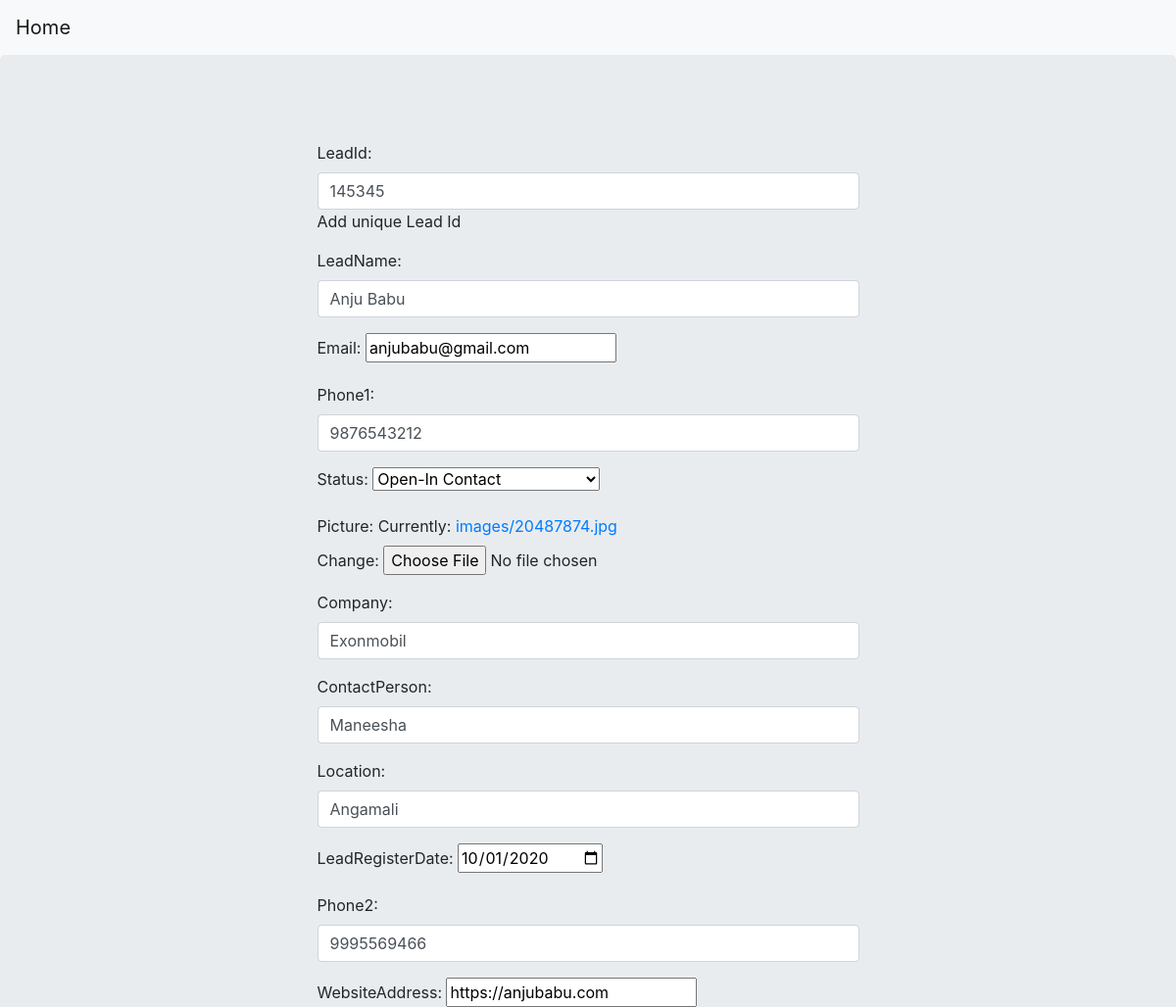
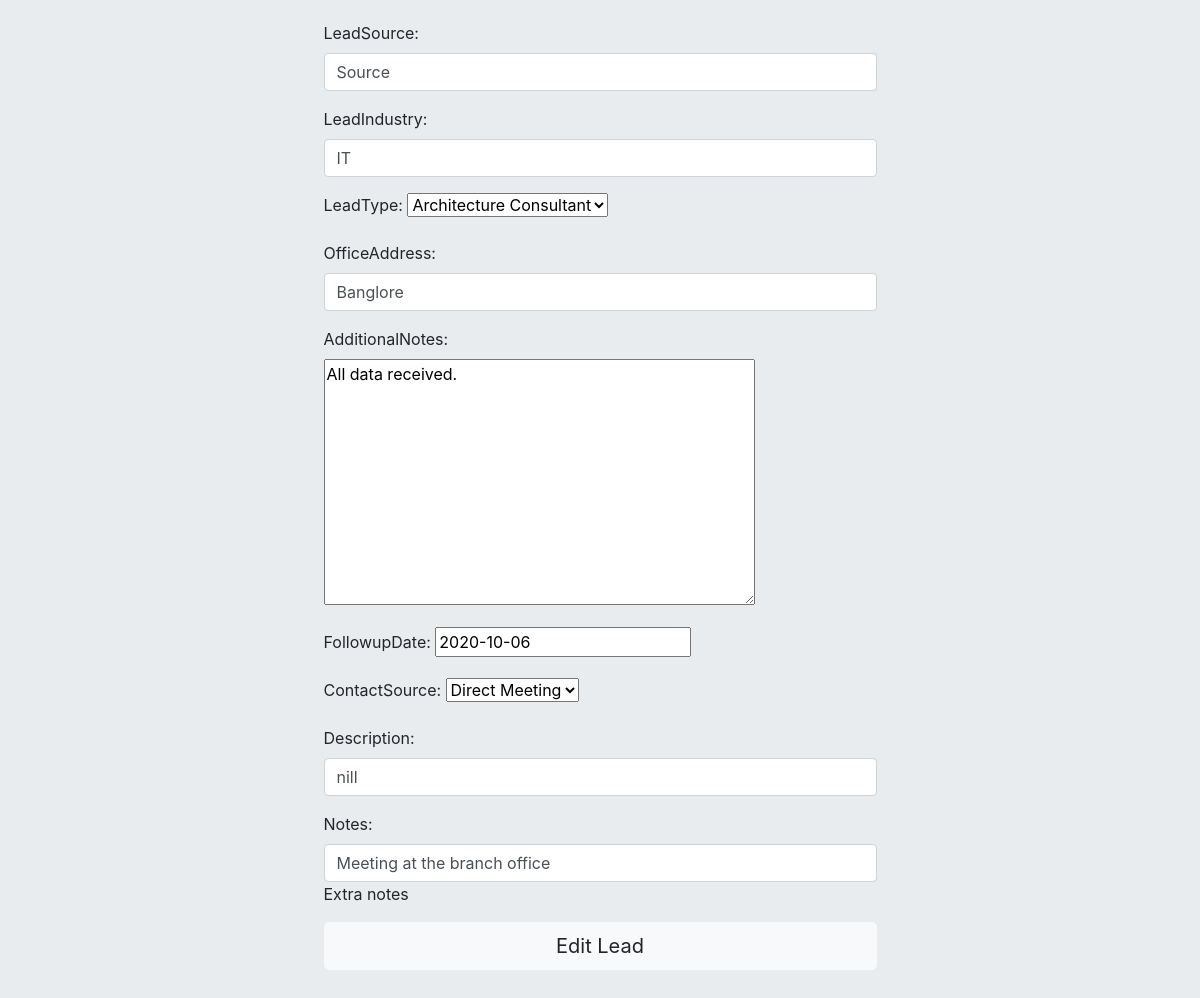
/bdo/leadedit8, run on the app's committed database (2 pictures, top to bottom).
### bdoessentials/models.py (models this page shows, shortened)
class Lead(models.Model):
    leadId = models.CharField(max_length=50,unique=True,blank=False,help_text='Add unique Lead Id')
    leadName = models.CharField(max_length=50,blank=False)
    email = models.EmailField(max_length=50,unique=True,blank=False)
    phone1 = models.CharField(max_length=12,unique=True)
    choice = (
        ('Open', 'Open'),
        ('Open-Attempted to Contact', 'Open-Attempted to Contact'),
        ('Open-In Contact', 'Open-In Contact'),
        ('Closed-Succesfully', 'Closed-Succesfully'),
        ('Closed-Not Relevant', 'Closed-Not Relevant')
    )
    status = models.CharField(max_length=30, choices=choice,blank=False)
    picture = models.ImageField(upload_to='images',blank=False)
    company = models.CharField(max_length=100,blank=False)
    contactPerson = models.CharField(max_length=100,blank=False)
    location = models.CharField(max_length=200,blank=False)
    leadRegisterDate = models.DateField(null=True,blank=False)
    phone2 = models.CharField(max_length=12,unique=True)
    websiteAddress = models.URLField(max_length=200,unique=True,blank=False)
    leadSource = models.CharField(max_length=100,blank=False)
    leadIndustry = models.CharField(max_length=100,blank=False)
    leadtype_choice = (
        ('Architecture Consultant', 'Architecture Consultant'),
        ('Client', 'Client')
    )
    leadType = models.CharField(max_length=30, choices=leadtype_choice,blank=False)
    officeAddress = models.CharField(max_length=200,blank=False)
    additionalNotes = models.TextField(max_length=100,blank=False)
    followupDate = models.DateField(default=datetime.date.today(),blank=False)
    contact_choice = (
        ('Phone', 'Phone'),
        ('E-mail', 'E-mail'),
        ('Direct Meeting', 'Direct Meeting')
    )
    contactSource = models.CharField(max_length=30, choices=contact_choice,blank=False)
    description = models.CharField(max_length=200,blank=False)
    notes = models.CharField(max_length=200,blank=False,help_text='Extra notes')

### bdoessentials/views.py (the view)
# urls.py: path('leadedit<int:pk>',leadEdit,name='leadedit'),
def leadEdit(request,pk):
    form=Lead.objects.get(id=pk)
    form=LeadCreateFrm(instance=form)
    context={'Edit':form}
    if request.method == "POST":
        form=Lead.objects.get(id=pk)
        form=LeadCreateFrm(instance=form,data=request.POST,files=request.FILES)
        if form.is_valid():
            form.save()
            return redirect('createlead')
    return render(request,'bdoessentials/leadedit.html',context)

### bdoessentials/forms.py
class LeadCreateFrm(ModelForm):
    class Meta:
        model=Lead
        fields = '__all__'
        widgets = {
            'leadId': forms.TextInput(attrs={'class': 'form-control'}),
            'leadName': forms.TextInput(attrs={'class': 'form-control'}),
            'phone1': forms.TextInput(attrs={'class': 'form-control'}),
            'company': forms.TextInput(attrs={'class': 'form-control'}),
            'contactPerson': forms.TextInput(attrs={'class': 'form-control'}),
            'location': forms.TextInput(attrs={'class': 'form-control'}),
            'leadRegisterDate': DateInput(),
            'phone2': forms.TextInput(attrs={'class': 'form-control'}),
            'leadSource': forms.TextInput(attrs={'class': 'form-control'}),
            'leadIndustry': forms.TextInput(attrs={'class': 'form-control'}),
            'officeAddress': forms.TextInput(attrs={'class': 'form-control'}),
            'description': forms.TextInput(attrs={'class': 'form-control'}),
            'notes': forms.TextInput(attrs={'class': 'form-control'}),
        }

### bdoessentials/templates/bdoessentials/leadedit.html (shortened to what this page needs)
<!DOCTYPE html>
<html lang="en">
<head>
    <link rel="stylesheet" href="https://maxcdn.bootstrapcdn.com/bootstrap/4.0.0/css/bootstrap.min.css">
</head>
<body>
    <nav class="navbar navbar-expand-lg navbar-light bg-light">
    <a class="navbar-brand" href= "{% url 'createlead' %}" >Home</a>
    </nav>
    <div class="jumbotron">
    <br>
    <div class="row">
        <div class="col-3"></div>
        <div class="col-6">
       <form method="post" enctype="multipart/form-data" autocomplete="off">
        {{Edit.as_p}}
           <input type="submit" class="btn btn-light btn-lg btn-block" value="Edit Lead">
        </form>
        </div>
        <div class="col-3"></div>
    </div>
</div>
</body>
</html>

### bdoessentials/templates/bdoessentials/leadedit.html (style rules this page uses)
body { background-color:#F9F9FA; }

### data on the page
Lead: leadId "145345", leadName "Anju Babu", email "anjubabu@gmail.com", phone1 "9876543212", status "Open-In Contact", company "Exonmobil", contactPerson "Maneesha", location "Angamali", leadRegisterDate "10/01/2020", phone2 "9995569466", websiteAddress "https://anjubabu.com", leadSource "Source", leadIndustry "IT", leadType "Architecture Consultant", officeAddress "Banglore", additionalNotes "All data received.", followupDate "2020-10-06", contactSource "Direct Meeting", description "nill", notes "Meeting at the branch office"
